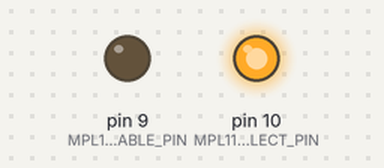
The sketch below on a simulated Arduino Uno, built with avr-gcc and run on an emulated ATmega328P. Parts: output pins drawn as LEDs (lit = HIGH). What the sketch prints to the serial monitor is not drawn.

Above: at 0.1 s.
Timing chart, 0 to 1.6 s (numbered marks = the images above):
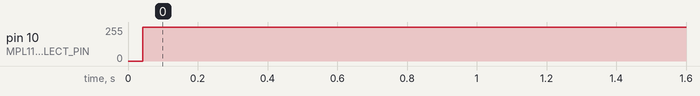

Measured:
- by itself, pin 10 (MPL115A1_SELECT_PIN): 0/255 → 255/255 at 0.04 s

The sketch:

MPL115A1-BarometricPressure.ino
```cpp
#include <SPI.h>
#include "MPL115A1.h"

void setup() {
  Serial.begin(9600);
  SPI.begin();

  pinMode(MPL115A1_SELECT_PIN, OUTPUT);
  pinMode(MPL115A1_ENABLE_PIN, OUTPUT);

  digitalWrite(MPL115A1_SELECT_PIN, HIGH);
}

float pressure_pKa = 0;
float temperature_c= 0;
long altitude_ft = 0;

/* Barometric pressue in weather forcasts is adjusted to sea level.
   Add 1200 Pa for each 100m above sea level in elevation.
   Multiply by 0.000295333727 to convert to inches of Hg
   For my location (80m), that comes to 0.2832 */
double seaLevelAdjInHg = 0.000295333727 * 1200 * (80 / 100);
double seaLevelAdjmmHg = 0.000295333727 * 1200 * (80 / 100) * 25.4;

void loop() {
  pressure_pKa = calculatePressurekPa();
  temperature_c = calculateTemperatureC();
  //double pressure = KPA_TO_INHG(pressure_pKa);
  double pressure = KPA_TO_MMHG(pressure_pKa);
  //pressure += seaLevelAdjInHg;
  pressure += seaLevelAdjmmHg;

  Serial.print(pressure, 2);
  Serial.println(" mmHg");

  delay(5000);

}
```

MPL115A1.h
```cpp
#ifndef mlp115a1_h
#define mlp115a1_h

// Pin definitions
#define MPL115A1_ENABLE_PIN 9
#define MPL115A1_SELECT_PIN 10
// Masks for MPL115A1 SPI i/o
#define MPL115A1_READ_MASK  0x80
#define MPL115A1_WRITE_MASK 0x7F
// MPL115A1 register address map
#define PRESH   0x00    // 80
#define PRESL   0x02    // 82
#define TEMPH   0x04    // 84
#define TEMPL   0x06    // 86
#define A0MSB   0x08    // 88
#define A0LSB   0x0A    // 8A
#define B1MSB   0x0C    // 8C
#define B1LSB   0x0E    // 8E
#define B2MSB   0x10    // 90
#define B2LSB   0x12    // 92
#define C12MSB  0x14    // 94
#define C12LSB  0x16    // 96
#define C11MSB  0x18    // 98
#define C11LSB  0x1A    // 9A
#define C22MSB  0x1C    // 9C
#define C22LSB  0x1E    // 9E
// Unit conversion macros
#define FT_TO_M(x) ((long)((x)*(0.3048)))
#define KPA_TO_INHG(x) ((x)*(0.295333727))
#define KPA_TO_MMHG(x) ((x)*(7.50061683))
#define KPA_TO_PSIA(x) ((x)*(0.145037738))
#define KPA_TO_KGCM2(x) ((x)*(0.0102))
#define INHG_TO_PSIA(x) ((x)*(0.49109778))
#define DEGC_TO_DEGF(x) ((x)*(9.0/5.0)+32)

unsigned int readRegister(byte thisRegister) {
    byte result = 0;
    // select the MPL115A1
    digitalWrite(MPL115A1_SELECT_PIN, LOW);
    // send the request
    SPI.transfer(thisRegister | MPL115A1_READ_MASK);
    result = SPI.transfer(0x00);
    // deselect the MPL115A1
    digitalWrite(MPL115A1_SELECT_PIN, HIGH);
    return result;
}

void writeRegister(byte thisRegister, byte thisValue) {
    // select the MPL115A1
    digitalWrite(MPL115A1_SELECT_PIN, LOW);
    // send the request
    SPI.transfer(thisRegister & MPL115A1_WRITE_MASK);
    SPI.transfer(thisValue);
    // deselect the MPL115A1
    digitalWrite(MPL115A1_SELECT_PIN, HIGH);
}

float calculateTemperatureC() {
    unsigned int uiTadc;
    unsigned char uiTH, uiTL;
    unsigned int temperature_counts = 0;
    writeRegister(0x22, 0x00);  // Start temperature conversion
    delay(2);                   // Max wait time is 0.7ms, typ 0.6ms
    // Read pressure
    uiTH = readRegister(TEMPH);
    uiTL = readRegister(TEMPL);
    uiTadc = (unsigned int) uiTH << 8;
    uiTadc += (unsigned int) uiTL & 0x00FF;
    // Temperature is a 10bit value
    uiTadc = uiTadc >> 6;
    // -5.35 counts per °C, 472 counts is 25°C
    return 25 + (uiTadc - 472) / -5.35;
}

float calculatePressurekPa() {
    // See Freescale document AN3785 for detailed explanation
    // of this implementation.
    signed char sia0MSB, sia0LSB;
    signed char sib1MSB, sib1LSB;
    signed char sib2MSB, sib2LSB;
    signed char sic12MSB, sic12LSB;
    signed char sic11MSB, sic11LSB;
    signed char sic22MSB, sic22LSB;
    signed int sia0, sib1, sib2, sic12, sic11, sic22, siPcomp;
    float decPcomp;
    signed long lt1, lt2, lt3, si_c11x1, si_a11, si_c12x2;
    signed long si_a1, si_c22x2, si_a2, si_a1x1, si_y1, si_a2x2;
    unsigned int uiPadc, uiTadc;
    unsigned char uiPH, uiPL, uiTH, uiTL;
    writeRegister(0x24, 0x00);      // Start Both Conversions
    //writeRegister(0x20, 0x00);    // Start Pressure Conversion
    //writeRegister(0x22, 0x00);    // Start temperature conversion
    delay(2);                       // Max wait time is 1ms, typ 0.8m
    // Read pressure
    uiPH = readRegister(PRESH);
    uiPL = readRegister(PRESL);
    uiTH = readRegister(TEMPH);
    uiTL = readRegister(TEMPL);
    uiPadc = (unsigned int) uiPH << 8;
    uiPadc += (unsigned int) uiPL & 0x00FF;
    uiTadc = (unsigned int) uiTH << 8;
    uiTadc += (unsigned int) uiTL & 0x00FF;
    // Placing Coefficients into 16-bit Variables
    // a0
    sia0MSB = readRegister(A0MSB);
    sia0LSB = readRegister(A0LSB);
    sia0 = (signed int) sia0MSB << 8;
    sia0 += (signed int) sia0LSB & 0x00FF;
    // b1
    sib1MSB = readRegister(B1MSB);
    sib1LSB = readRegister(B1LSB);
    sib1 = (signed int) sib1MSB << 8;
    sib1 += (signed int) sib1LSB & 0x00FF;
    // b2
    sib2MSB = readRegister(B2MSB);
    sib2LSB = readRegister(B2LSB);
    sib2 = (signed int) sib2MSB << 8;
    sib2 += (signed int) sib2LSB & 0x00FF;
    // c12
    sic12MSB = readRegister(C12MSB);
    sic12LSB = readRegister(C12LSB);
    sic12 = (signed int) sic12MSB << 8;
    sic12 += (signed int) sic12LSB & 0x00FF;
    // c11
    sic11MSB = readRegister(C11MSB);
    sic11LSB = readRegister(C11LSB);
    sic11 = (signed int) sic11MSB << 8;
    sic11 += (signed int) sic11LSB & 0x00FF;
    // c22
    sic22MSB = readRegister(C22MSB);
    sic22LSB = readRegister(C22LSB);
    sic22 = (signed int) sic22MSB << 8;
    sic22 += (signed int) sic22LSB & 0x00FF;
    // Coefficient 9 equation compensation
    uiPadc = uiPadc >> 6;
    uiTadc = uiTadc >> 6;
    // Step 1 c11x1 = c11 * Padc
    lt1 = (signed long) sic11;
    lt2 = (signed long) uiPadc;
    lt3 = lt1*lt2;
    si_c11x1 = (signed long) lt3;
    // Step 2 a11 = b1 + c11x1
    lt1 = ((signed long)sib1)<<14;
    lt2 = (signed long) si_c11x1;
    lt3 = lt1 + lt2;
    si_a11 = (signed long)(lt3>>14);
    // Step 3 c12x2 = c12 * Tadc
    lt1 = (signed long) sic12;
    lt2 = (signed long) uiTadc;
    lt3 = lt1*lt2;
    si_c12x2 = (signed long)lt3;
    // Step 4 a1 = a11 + c12x
    lt1 = ((signed long)si_a11<<11);
    lt2 = (signed long)si_c12x2;
    lt3 = lt1 + lt2;
    si_a1 = (signed long) lt3>>11;
    // Step 5 c22x2 = c22*Tadc
    lt1 = (signed long)sic22;
    lt2 = (signed long)uiTadc;
    lt3 = lt1 * lt2;
    si_c22x2 = (signed long)(lt3);
    // Step 6 a2 = b2 + c22x2
    lt1 = ((signed long)sib2<<15);
    lt2 = ((signed long)si_c22x2>1);
    lt3 = lt1+lt2;
    si_a2 = ((signed long)lt3>>16);
    // Step 7 a1x1 = a1 * Padc
    lt1 = (signed long)si_a1;
    lt2 = (signed long)uiPadc;
    lt3 = lt1*lt2;
    si_a1x1 = (signed long)(lt3);
    // Step 8 y1 = a0 + a1x1
    lt1 = ((signed long)sia0<<10);
    lt2 = (signed long)si_a1x1;
    lt3 = lt1+lt2;
    si_y1 = ((signed long)lt3>>10);
    // Step 9 a2x2 = a2 * Tadc
    lt1 = (signed long)si_a2;
    lt2 = (signed long)uiTadc;
    lt3 = lt1*lt2;
    si_a2x2 = (signed long)(lt3);
    // Step 10 pComp = y1 + a2x2
    lt1 = ((signed long)si_y1<<10);
    lt2 = (signed long)si_a2x2;
    lt3 = lt1+lt2;
    // Fixed point result with rounding
    //siPcomp = ((signed int)lt3>>13);
    siPcomp = lt3/8192;
    // decPcomp is defined as a floating point number
    // Conversion to decimal value from 1023 ADC count value
    // ADC counts are 0 to 1023, pressure is 50 to 115kPa respectively
    decPcomp = ((65.0/1023.0)*siPcomp)+50;
    return decPcomp;
}


#endif
```
